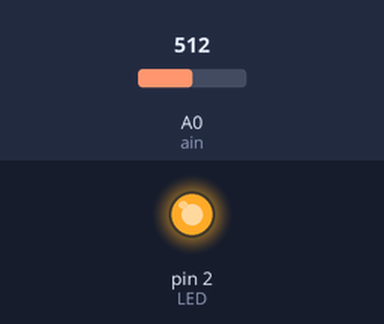
Bench run of a sketch on a simulated Arduino Uno, built with avr-gcc and run on an emulated ATmega328P. On the bench: output pins drawn as LEDs (lit = HIGH). The test bench sets the inputs (shaded band); at power-on: A0 (ain) = 512. What the sketch prints to the serial monitor is not drawn.

Above: at 1.2 s.
1.3 s: A0 (ain) set to 987
2.8 s: A0 (ain) set to 1007
At 4.6 s:
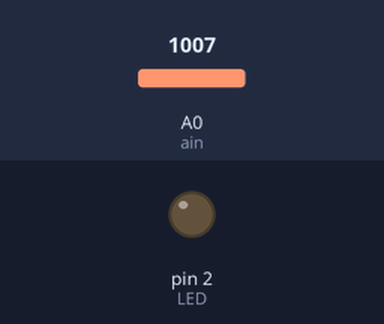
5.1 s: A0 (ain) set to 990
At 6.4 s:
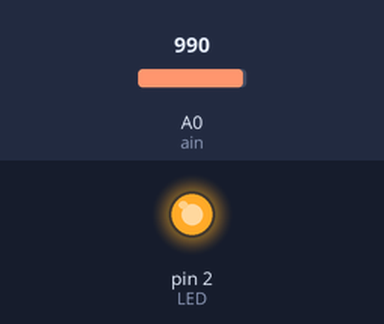
7.2 s: A0 (ain) set to 1010
At 8.1 s:
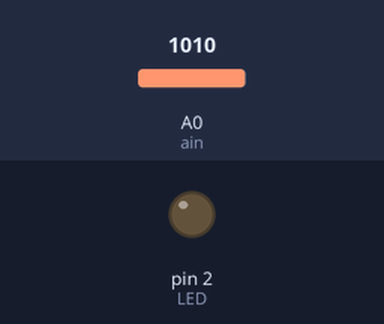
Timing chart, 0 to 10.2 s (numbered marks = the images above; inputs shaded):
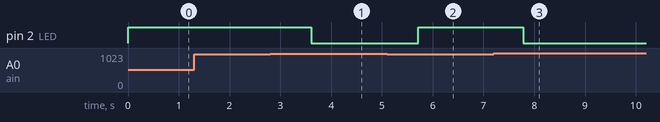

The sketch:

sketch_jun29a.ino
```cpp
const int ain=A0;
const int LED=2;
int inputVal=0;

void setup()
{
  pinMode(LED,OUTPUT);
  Serial.begin(9600);
}
void loop()
{
inputVal=analogRead(ain);

if(inputVal<=20){
analogWrite(LED,1024);
}
else if(inputVal>20 && inputVal<50)analogWrite(LED,768);
else if(inputVal>50 && inputVal<100)analogWrite(LED,512);
else if(inputVal>100 && inputVal<1000)analogWrite(LED,256);
else {analogWrite(LED,0);}

//for serial monitor

for(int i=0;i<inputVal;i++){
Serial.print("-");
}

Serial.println(inputVal);
}
```

Measured:
- the behaviour switches between 999 and 1000 on A0 (ain) (found by bisection; images 0 and 1)
- after the input at 1.3 s, every drawn part: stays the same
- after the input at 2.8 s, pin 2 (LED): HIGH → LOW after 0.81 s
- after the input at 5.1 s, pin 2 (LED): LOW → HIGH after 0.62 s
- after the input at 7.2 s, pin 2 (LED): HIGH → LOW after 0.59 s
